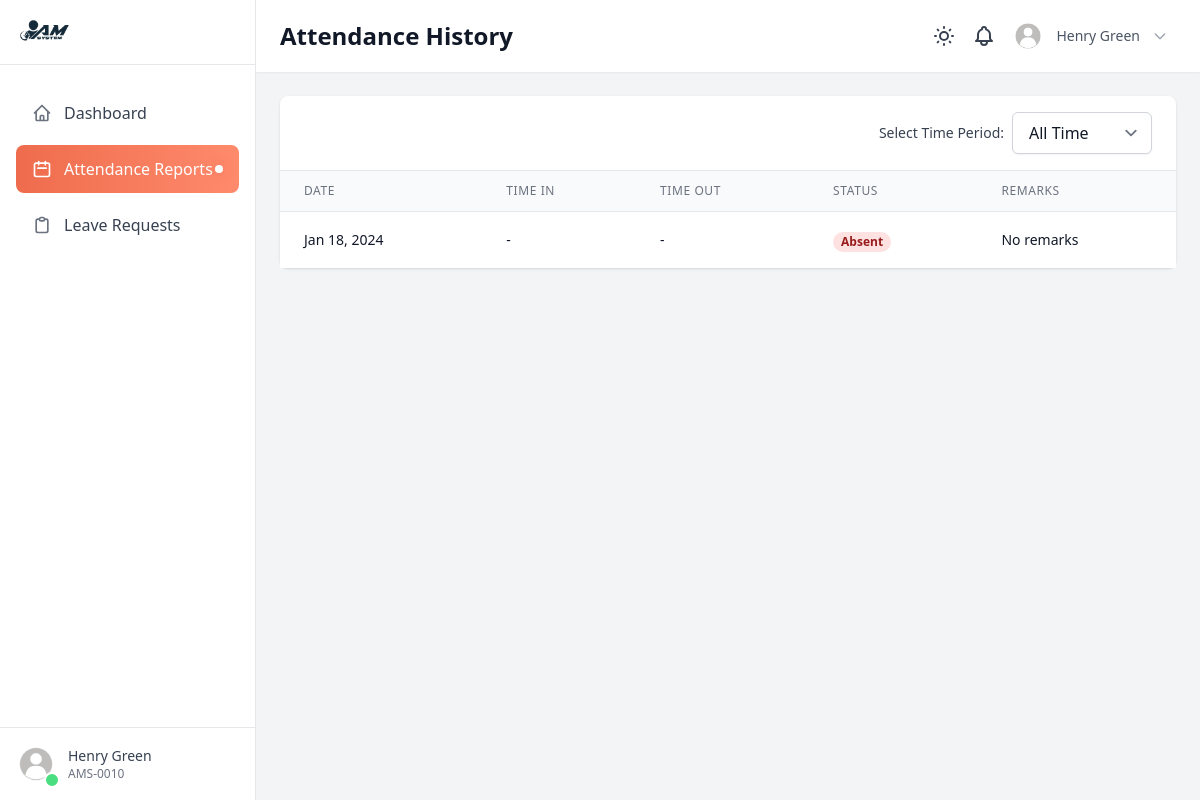
The app's page /employee/attendance/ (signed in), older data.
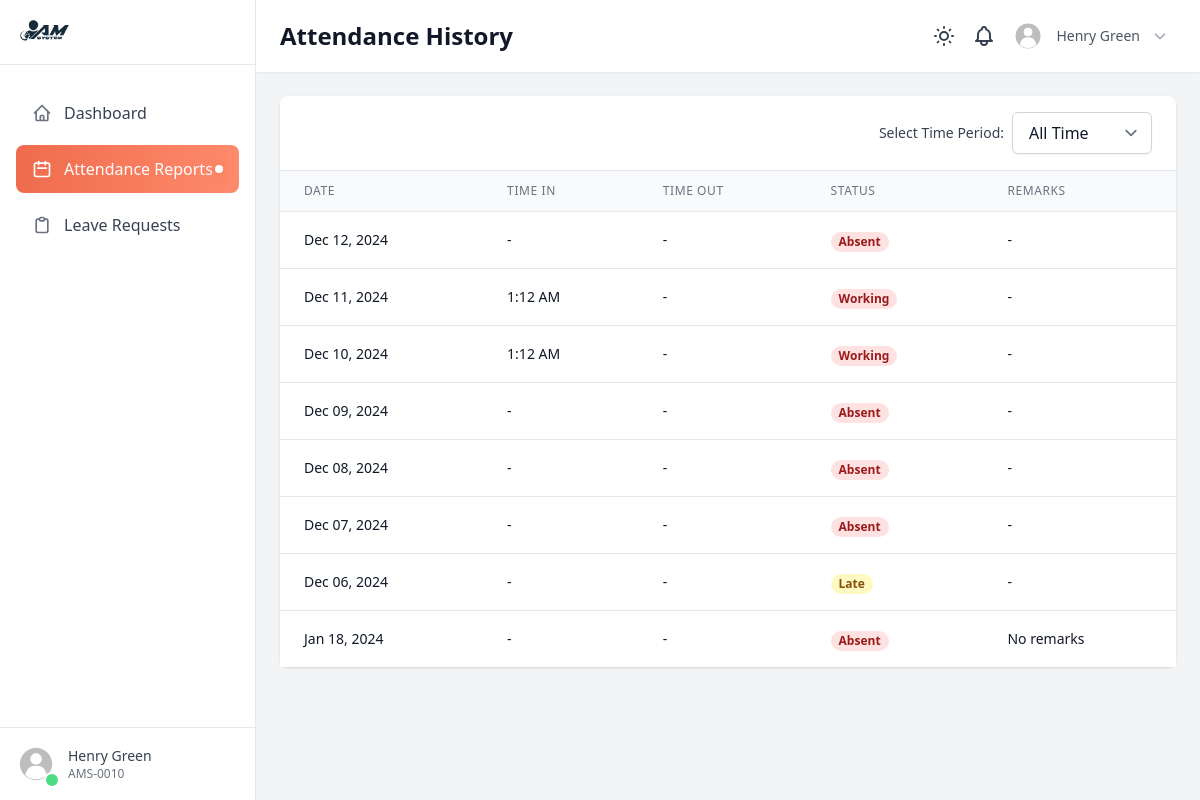
The same page, newer data.
### management/models.py (models this page shows)
class User(AbstractUser):
    username = None  # Remove username field
    id = models.AutoField(primary_key=True)
    user_id = models.CharField(max_length=50, unique=True)  # Custom user ID
    first_name = models.CharField(max_length=255)
    last_name = models.CharField(max_length=255)
    birthdate = models.DateField()
    contact_number = models.CharField(max_length=50, unique=True)
    email = models.EmailField(max_length=100, unique=True)
    department = models.ForeignKey(Department, on_delete=models.CASCADE, default=None)
    is_anonymous = False
    is_active = models.BooleanField(default=True)
    objects = UserManager()
    USERNAME_FIELD = 'user_id'
    REQUIRED_FIELDS = ['first_name', 'last_name', 'birthdate', 'contact_number', 'email']
    def __str__(self):
        return f"{self.first_name} {self.last_name}"

### attendance/models.py (models this page shows, shortened)
class Attendance(models.Model):
    user = models.ForeignKey(settings.AUTH_USER_MODEL, on_delete=models.CASCADE)
    date = models.DateField()
    time_in = models.TimeField(null=True, blank=True)
    time_out = models.TimeField(null=True, blank=True)
    status = models.CharField(max_length=10)
    remarks = models.TextField(blank=True)

### dashboard/views.py (the view)
# urls.py: path('employee/attendance/', views.employee_attendance, name='employee_attendance'),
@login_required
def employee_attendance(request):
    time_period = request.GET.get('time_period', 'all_time')
    print(f"Current user: {request.user}")
    print(f"User ID: {request.user.user_id}")
    print(f"Is authenticated: {request.user.is_authenticated}")
    all_records = Attendance.objects.all()
    print(f"Total attendance records in database: {all_records.count()}")
    user_records = Attendance.objects.filter(user=request.user)
    print(f"Records for current user: {user_records.count()}")
    today = timezone.now().date()
    print(f"Current date: {today}")
    if time_period == 'this_week':
        start_date = today - timedelta(days=today.weekday())
    elif time_period == 'this_month':
        start_date = today.replace(day=1)
    elif time_period == 'last_6_months':
        start_date = today - timedelta(days=180)
    elif time_period == 'this_year':
        start_date = today.replace(month=1, day=1)
    else:  # all_time or invalid filter
        start_date = None
    attendance_query = user_records
    if start_date:
        attendance_query = attendance_query.filter(date__gte=start_date)
        print(f"Filtered by date >= {start_date}: {attendance_query.count()} records")
    attendance_records = attendance_query.order_by('-date', '-time_in')
    print(f"Final query: {attendance_records.query}")
    print(f"Number of records to display: {attendance_records.count()}")
    context = {
        'attendance_records': attendance_records,
        'selected_period': time_period
    }
    return render(request, 'dashboard/employee/employee_manage_attendance.html', context)

### dashboard/templates/dashboard/employee/employee_manage_attendance.html (shortened to what this page needs)
{% extends 'dashboard/base.html' %}
{% load static %}
{% block content %}
<div class="flex h-screen bg-gray-100 dark:bg-gray-900">
    {% include 'dashboard/employee/includes/sidebar.html' %}
    <div class="overflow-y-auto overflow-x-hidden flex-1">
        <div class="bg-white shadow-sm dark:bg-gray-800">
            <div class="flex justify-between items-center px-6 py-3">
                <h1 class="text-2xl font-semibold text-gray-900 dark:text-white">Attendance History</h1>
                <div class="flex items-center">
                    {% include 'dashboard/employee/includes/header_buttons.html' %}
                </div>
            </div>
        </div>
        <div class="p-6">
            <div class="bg-white rounded-lg shadow dark:bg-gray-800">
                <div class="px-6 py-4 border-b border-gray-200 dark:border-gray-700">
                    <form method="get" class="flex justify-end items-center space-x-2">
                        <label for="timePeriodFilter" class="text-sm font-medium text-gray-700 dark:text-gray-300">
                            Select Time Period:
                        </label>
                        <select id="timePeriodFilter" onchange="this.form.submit()" name="time_period" class="px-4 py-2 text-gray-900 bg-white rounded-md border border-gray-300 shadow-sm dark:bg-gray-800 dark:border-gray-700 dark:text-gray-300 focus:outline-none focus:ring focus:ring-blue-200">
                            <option value="all_time" {% if selected_period == 'all_time' %}selected{% endif %}>All Time</option>
                        </select>
                    </form>
                </div>
                <div class="overflow-x-auto">
                    <table class="min-w-full divide-y divide-gray-200 dark:divide-gray-700">
                        <thead class="bg-gray-50 dark:bg-gray-700">
                            <tr>
                                <th class="px-6 py-3 text-xs font-medium tracking-wider text-left text-gray-500 uppercase dark:text-gray-400">
                                    Date
                                </th>
                                <th class="px-6 py-3 text-xs font-medium tracking-wider text-left text-gray-500 uppercase dark:text-gray-400">
                                    Time In
                                </th>
                                <th class="px-6 py-3 text-xs font-medium tracking-wider text-left text-gray-500 uppercase dark:text-gray-400">
                                    Time Out
                                </th>
                                <th class="px-6 py-3 text-xs font-medium tracking-wider text-left text-gray-500 uppercase dark:text-gray-400">
                                    Status
                                </th>
                                <th class="px-6 py-3 text-xs font-medium tracking-wider text-left text-gray-500 uppercase dark:text-gray-400">
                                    Remarks
                                </th>
                            </tr>
                        </thead>
                        <tbody class="bg-white divide-y divide-gray-200 dark:bg-gray-800 dark:divide-gray-700">
                            {% for attendance in attendance_records %}
                            <tr>
                                <td class="px-6 py-4 text-sm text-gray-900 whitespace-nowrap dark:text-gray-100">
                                    {{ attendance.date|date:"M d, Y" }}
                                </td>
                                <td class="px-6 py-4 text-sm text-gray-900 whitespace-nowrap dark:text-gray-100">
                                    {{ attendance.time_in|time:"g:i A"|default:"-" }}
                                </td>
                                <td class="px-6 py-4 text-sm text-gray-900 whitespace-nowrap dark:text-gray-100">
                                    {{ attendance.time_out|time:"g:i A"|default:"-" }}
                                </td>
                                <td class="px-6 py-4 whitespace-nowrap">
                                    <span class="px-2 inline-flex text-xs leading-5 font-semibold rounded-full
                                        {% if attendance.status == 'Present' %}bg-green-100 dark:bg-green-900 text-green-800 dark:text-green-100
                                        {% elif attendance.status == 'Late' %}bg-yellow-100 dark:bg-yellow-900 text-yellow-800 dark:text-yellow-100
                                        {% else %}bg-red-100 dark:bg-red-900 text-red-800 dark:text-red-100{% endif %}">
                                        {{ attendance.status }}
                                    </span>
                                </td>
                                <td class="px-6 py-4 text-sm text-gray-900 whitespace-nowrap dark:text-gray-100">
                                    {{ attendance.remarks|default:"-" }}
                                </td>
                            </tr>
                            {% empty %}
                            <tr>
                                <td colspan="5" class="px-6 py-4 text-sm text-center text-gray-500 dark:text-gray-400">
                                    No attendance records found for the selected period.
                                </td>
                            </tr>
                            {% endfor %}
                        </tbody>
                    </table>
                </div>
            </div>
        </div>
    </div>
</div>
{% endblock %}

### dashboard/templates/dashboard/base.html (shortened to what this page needs)
{% load static %}
<!DOCTYPE html>
<html lang="en" class="h-full">
<head>
    {% load static tailwind_tags %}
    {% tailwind_css %}
    <link href="{% static 'styles.css' %}" rel="stylesheet">
</head>
<body class="h-full bg-gray-100 transition-colors duration-200 dark:bg-gray-900">
    <div class="min-h-full">
        {% block content %}{% endblock %}
    </div>
</body>
</html>

### dashboard/templates/dashboard/employee/includes/sidebar.html (shortened to what this page needs)
{% load static %}
<aside class="flex flex-col w-64 h-screen bg-white border-r border-gray-200 transition-all duration-300 dark:bg-gray-900 dark:border-gray-700">
    <div class="flex justify-between items-center p-4 bg-white border-b border-gray-200 dark:border-gray-800 dark:bg-gray-900">
        <img src="{% static 'images/AMSystemlogo-dark.png' %}"
             alt="AM System Logo Light"
             class="block h-8 transition-transform duration-300 hover:scale-105 dark:hidden">
    </div>
    <nav class="overflow-y-auto flex-1 px-4 py-6 space-y-2 bg-white dark:bg-gray-900">
        <a href="{% url 'dashboard:employee_dashboard' %}"
           class="flex items-center px-4 py-3 text-gray-700 dark:text-gray-300 rounded-lg hover:bg-gradient-to-r hover:from-gray-100 hover:to-white dark:hover:from-gray-800 dark:hover:to-gray-900 group relative overflow-hidden transition-all duration-300 ">
            <svg class="w-5 h-5 mr-3 transition-all duration-300 group-hover:scale-110 group-hover:rotate-3 {% if request.resolver_match.url_name == 'employee_dashboard' %}text-white{% else %}text-gray-500 dark:text-gray-400 group-hover:text-coral dark:group-hover:text-coral{% endif %}"
                 fill="none" stroke="currentColor" viewBox="0 0 24 24">
                <path stroke-linecap="round" stroke-linejoin="round" stroke-width="2"
                      d="M3 12l2-2m0 0l7-7 7 7M5 10v10a1 1 0 001 1h3m10-11l2 2m-2-2v10a1 1 0 01-1 1h-3m-6 0a1 1 0 001-1v-4a1 1 0 011-1h2a1 1 0 011 1v4a1 1 0 001 1m-6 0h6"/>
            </svg>
            <span class="font-medium transition-all duration-300 group-hover:translate-x-1 group-hover:text-coral dark:group-hover:text-coral">Dashboard</span>
        </a>
        <a href="{% url 'dashboard:employee_attendance' %}"
           class="flex items-center px-4 py-3 text-gray-700 dark:text-gray-300 rounded-lg hover:bg-gradient-to-r hover:from-gray-100 hover:to-white dark:hover:from-gray-800 dark:hover:to-gray-900 group relative overflow-hidden transition-all duration-300 {% if request.resolver_match.url_name == 'employee_attendance' %}bg-gradient-to-r from-coral to-coral-light text-white dark:from-coral dark:to-coral-dark{% endif %}">
            <svg class="w-5 h-5 mr-3 transition-all duration-300 group-hover:scale-110 group-hover:rotate-3 {% if request.resolver_match.url_name == 'employee_attendance' %}text-white{% else %}text-gray-500 dark:text-gray-400 group-hover:text-coral dark:group-hover:text-coral{% endif %}"
                 fill="none" stroke="currentColor" viewBox="0 0 24 24">
                <path stroke-linecap="round" stroke-linejoin="round" stroke-width="2"
                      d="M8 7V3m8 4V3m-9 8h10M5 21h14a2 2 0 002-2V7a2 2 0 00-2-2H5a2 2 0 00-2 2v12a2 2 0 002 2z"/>
            </svg>
            <span class="font-medium transition-all duration-300 group-hover:translate-x-1 group-hover:text-coral dark:group-hover:text-coral">Attendance Reports</span>
            {% if request.resolver_match.url_name == 'employee_attendance' %}
            <span class="absolute right-4 w-2 h-2 bg-white rounded-full shadow-glow"></span>
            {% endif %}
        </a>
        <a href="{% url 'dashboard:employee_leave' %}"
           class="flex items-center px-4 py-3 text-gray-700 dark:text-gray-300 rounded-lg hover:bg-gradient-to-r hover:from-gray-100 hover:to-white dark:hover:from-gray-800 dark:hover:to-gray-900 group relative overflow-hidden transition-all duration-300 ">
            <svg class="w-5 h-5 mr-3 transition-all duration-300 group-hover:scale-110 group-hover:rotate-3 {% if request.resolver_match.url_name == 'employee_leave' %}text-white{% else %}text-gray-500 dark:text-gray-400 group-hover:text-coral dark:group-hover:text-coral{% endif %}"
                 fill="none" stroke="currentColor" viewBox="0 0 24 24">
                <path stroke-linecap="round" stroke-linejoin="round" stroke-width="2"
                      d="M9 5H7a2 2 0 00-2 2v12a2 2 0 002 2h10a2 2 0 002-2V7a2 2 0 00-2-2h-2M9 5a2 2 0 002 2h2a2 2 0 002-2M9 5a2 2 0 012-2h2a2 2 0 012 2"/>
            </svg>
            <span class="font-medium transition-all duration-300 group-hover:translate-x-1 group-hover:text-coral dark:group-hover:text-coral">Leave Requests</span>
        </a>
    </nav>
    <div class="p-4 bg-white border-t border-gray-200 dark:border-gray-800 dark:bg-gray-900">
        <div class="flex items-center space-x-3 group">
            <div class="relative">
                <img src="{% static 'images/default-avatar.png' %}" alt="User Avatar"
                     class="w-10 h-10 rounded-full border-2 border-transparent transition-all duration-300 group-hover:border-coral group-hover:scale-105">
                <div class="absolute -right-1 -bottom-1 w-4 h-4 bg-green-400 rounded-full border-2 border-white dark:border-gray-900"></div>
            </div>
            <div class="flex-1">
                <p class="text-sm font-medium text-gray-700 transition-all duration-300 dark:text-gray-200 group-hover:text-coral dark:group-hover:text-coral">{{request.user.first_name}} {{request.user.last_name}}</p>
                <p class="text-xs text-gray-500 dark:text-gray-400">{{request.user.user_id}}</p>
            </div>
        </div>
    </div>
</aside>

### dashboard/templates/dashboard/employee/includes/header_buttons.html (shortened to what this page needs)
{% load static %}
<div class="flex justify-between items-center px-1 sm:px-0">
    <button data-theme-toggle id="themeToggle" class="relative p-2 text-gray-700 rounded-lg transition-all duration-300 dark:text-gray-200 group hover:scale-110">
    </button>
    <div class="relative group">
        <button id="notificationsDropdownButton" class="relative p-2 text-gray-700 rounded-lg transition-all duration-300 dark:text-gray-200 hover:scale-110">
            <span class="absolute -top-1 -right-1 px-2 py-1 text-xs font-bold text-white rounded-full transition-transform duration-300 transform bg-coral group-hover:scale-110">3</span>
        </button>
    </div>
    <div class="relative group">
        <button id="profileDropdownButton" class="flex items-center p-2 space-x-3 text-gray-600 rounded-lg transition-all duration-300 dark:text-gray-200 hover:scale-105">
            <div class="relative">
                <img src="{% static 'images/default-avatar.png' %}" alt="Profile" class="w-8 h-8 rounded-full border-2 border-transparent transition-all duration-300 group-hover:border-coral">
            </div>
            <span class="text-sm font-medium transition-colors duration-300 group-hover:text-coral">{{ request.user.get_full_name }}</span>
            <svg class="w-4 h-4 text-gray-400 transition-colors duration-300 transform group-hover:text-coral group-hover:rotate-180" fill="none" stroke="currentColor" viewBox="0 0 24 24">
                <path stroke-linecap="round" stroke-linejoin="round" stroke-width="2" d="M19 9l-7 7-7-7"/>
            </svg>
        </button>
    </div>
</div>

### dashboard/templates/dashboard/employee/includes/sidebar.html (style rules this page uses)
.shadow-glow { box-shadow: 0 0 10px rgba(238, 108, 77, 0.5); }
.from-coral { --tw-gradient-from: #EE6C4D; --tw-gradient-stops: var(--tw-gradient-from), var(--tw-gradient-to, rgba(238, 108, 77, 0)); }
.to-coral-light { --tw-gradient-to: #FF8A6C; }

Row changes from the older to the newer data that the page shows:
added Attendance: date "Dec 12, 2024", time_in "-", time_out "-", status "Absent", remarks "-"
added Attendance: date "Dec 11, 2024", time_in "1:12 AM", time_out "-", status "Working", remarks "-"
added Attendance: date "Dec 10, 2024", time_in "1:12 AM", time_out "-", status "Working", remarks "-"
added Attendance: date "Dec 09, 2024", time_in "-", time_out "-", status "Absent", remarks "-"
added Attendance: date "Dec 08, 2024", time_in "-", time_out "-", status "Absent", remarks "-"
added Attendance: date "Dec 07, 2024", time_in "-", time_out "-", status "Absent", remarks "-"
added Attendance: date "Dec 06, 2024", time_in "-", time_out "-", status "Late", remarks "-"
